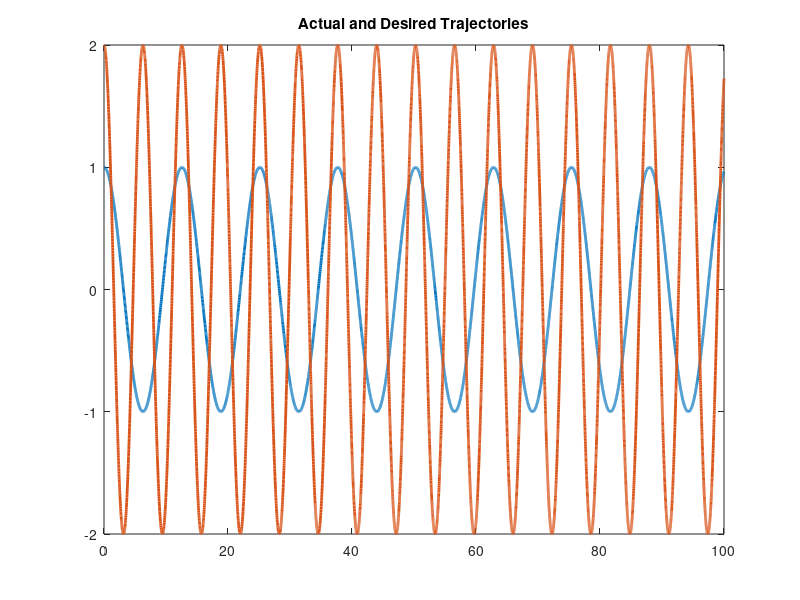

Here is the MATLAB script that generated this plot: (Note: this script raises an error after producing the figure.)
function twoLinkRobotAdaptive
close all
global controlinput
%Set up parameters for sim
%Errors in Yd matrix are qd - q and this entire matrix has errors qd - q

p1       = 3.473;
p2       = 0.196;
p3       = 0.242;
f1       = 5.3;
f2       = 1.1;


% Stacked parameter vector
theta    = [p1;p2;p3;f1;f2];
controlinput = [1;1];

% Simulation final time
tf   = 100;

% Initial condition vector (X0 must be same size and "form" as X and XDot below)
% (i.e1., in this sim, X0 = [e0;r0;thetahat0])
X0   = [4;10;3;2;1;1;1;1;1;1;1];

% Options for integration function
opts = odeset('RelTol',1e-3,'AbsTol',1e-3);

% Integrate (you can send the paramters theta to the dynamics as seen below)
[t,STATES] = ode45(@(t,X) twoLinkdynamics(t,X,theta),[0 tf],X0,opts);

% Set up desired trajectory data for plots (enter desired trajectory for your simulation)
qd = [cos(0.5*t) 2*cos(t)]';

% Parse integrated states (STATES is the same "form" as X0)
% (i.e1., in this sim, STATES = [e1 r thetahat] over all time);
e1  = STATES(:,1:2)';
e2  = STATES(:,3:4)';
thetaHat = STATES(:,5:9)';
mu2 = STATES(:,10:11)';

% Compute x from e1 and xd for plotting purposes
q  = qd - e1;

% Plot the actual vs desired trajectories
figure(1)
plot(t,qd,'-','LineWidth',2)
title('Actual and Desired Trajectories');
hold on
ax = gca;
ax.ColorOrderIndex = 1;
plot(t,q,':','LineWidth',2)
xlabel('time')
hold off

% Plot the filtered tracking error
figure(2)
plot(t,e2,'--','LineWidth',2)
title('Filtered Tracking error')
xlabel('time')

% Plot the adaptive estimates vs actual parameters
figure(3)
plot(t,repmat(theta,1,length(t)),'-','LineWidth',2)
hold on
ax = gca;
ax.ColorOrderIndex = 1;
plot(t,thetaHat,':','LineWidth',2)
xlabel('time')
title('Adaptive Estimates & Actual Parameters')
hold off

figure(4)
time = 0:tf/length(controlinput):tf;
time(end) = [];
plot(time,controlinput(1,:))
title('Control input for Link 1');
xlabel('Time(s)')
ylabel('Torque(Nm)')

figure(5)
time = 0:tf/length(controlinput):tf;
time(end) = [];
plot(time,controlinput(2,:))
title('Control input for Link 2');
xlabel('Time(s)')
ylabel('Torque(Nm)')

figure(6)
plot(t,repmat(theta,1,length(t))-thetaHat,'-','LineWidth',2)
title('Parameter Estimates')
xlabel('time');
ylabel('Amplitude');


function [XDot] = twoLinkdynamics(t,X,theta)
global u controlinput
% t
% Parse parameter vector
p1 = theta(1);
p2 = theta(2);
p3 = theta(3);
f1 = theta(4);
f2 = theta(5);

% Select gains for controller
K        = 5   ; %Enter a number
a1       = 0.45    ; %Enter a number
a2       = 0.5;
v = [600 20 0.5 30 0.5];
gamma    = diag(v)
beta     = 0.9;




% Desired trajectory and needed derivatives
qd       = [cos(0.5*t);2*cos(t)];
qdDot    = [-0.5*sin(0.5*t);-2*sin(t)]; %Enter the expression
qdDotDot = [-0.25*cos(0.5*t);-2*cos(t)]; %Enter the expression



% Parse current states (X is the same size and "form" as X0)
% (i.e1., in this sim, X = [e1;r;thetahat])
e1        = [X(1);X(2)];
e2        = [X(3);X(4)];
thetaHat = [X(5);X(6);X(7);X(8);X(9)];
mu2      = [X(10);X(11)];

% Compute current x and xDot for convenience
q        = qd - e1;
qDot     = qdDot + a1*e1 - e2;



% Compute cos(x2) and sin(x2) for convenience
c2       = cos(q(2));
s2       = sin(q(2));

cd2      = cos(qd(2));
sd2      = sin(qd(2));


% Compute current matrices for the dynamics
M        = [p1 + 2*p3*c2 p2 + p3*c2;p2 + p3*c2 p2];
Vm       = [-p3*s2*qDot(2) -p3*s2*(qDot(1) + qDot(2));p3*s2*qDot(1) 0];
fd       = [f1 0;0 f2];



%Design Yd Matrix
yd11     = qdDotDot(1);
yd12     = qdDotDot(2);
yd13     = 2*cd2*qdDotDot(1) + cd2*qdDotDot(2) - sd2*qdDot(2)*qdDot(1) - sd2*qdDot(1)*qdDot(2) - sd2*qdDot(2)*qdDot(2);
yd14     = qdDot(1);
yd15     = 0;

yd21     = 0;
yd22     = qdDotDot(1)+qdDotDot(2);
yd23     = cd2*qdDotDot(1) + sd2*qdDot(1)*qdDot(1);
yd24     = 0;
yd25     = qdDot(2);
Yd       = [yd11 yd12 yd13 yd14 yd15;yd21 yd22 yd23 yd24 yd25];

 

% Design controller

u        = Yd*thetaHat + mu2; %Enter the expression

controlinput = horzcat(controlinput,u);

% Compute current closed-loop dynamics
e1Dot       = e2 - a1*e1;

e2Dot       = M\(M*qdDotDot + Vm*qDot + fd*qDot + M*a1*e1Dot - u); %Enter the expression
r        = e2Dot + a2*e2;

thetaHatDot = sech(t)+(gamma*Yd'*e2);
mu2Dot      = (K+1)*r + beta*sign(e2);

% Stacked dynamics vector (XDot is the same size and "form" as X)
XDot        = [e1Dot;e2Dot;thetaHatDot; mu2Dot];
